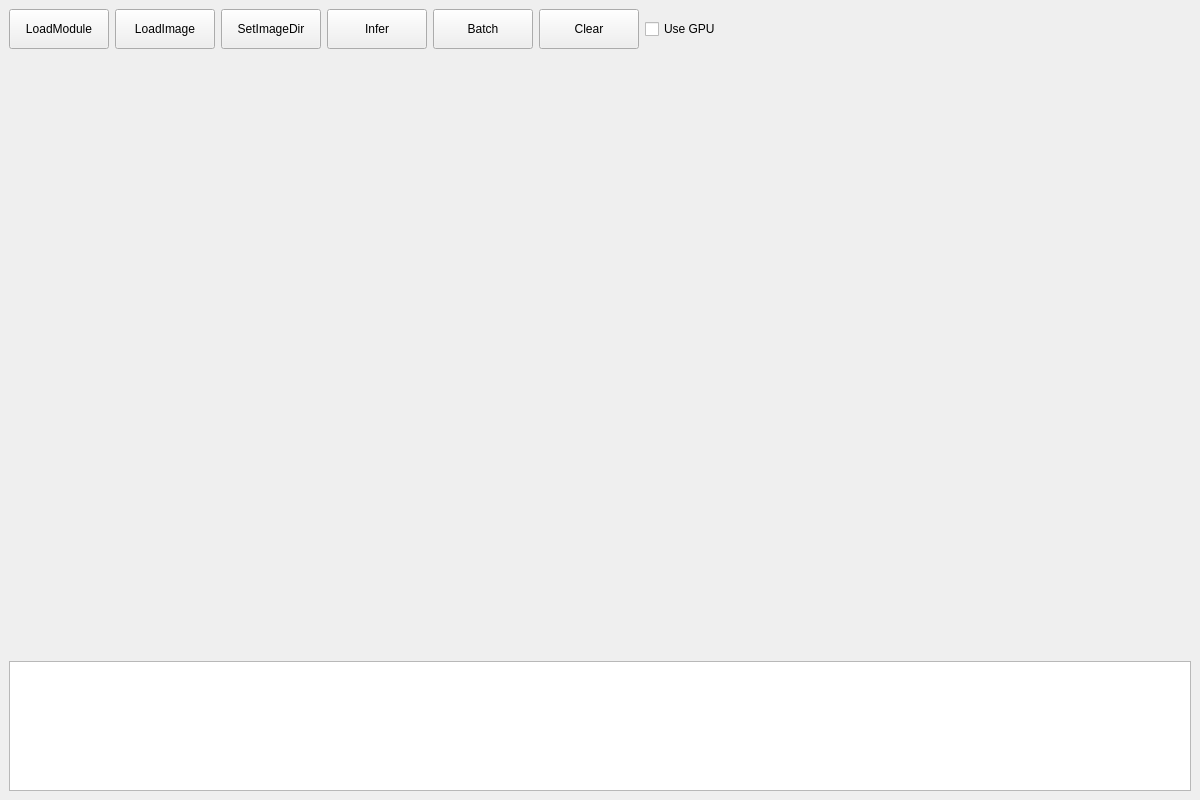
<?xml version="1.0" encoding="UTF-8"?>
<ui version="4.0">
 <class>MainWindow</class>
 <widget class="QMainWindow" name="MainWindow">
  <property name="geometry">
   <rect>
    <x>0</x>
    <y>0</y>
    <width>1200</width>
    <height>800</height>
   </rect>
  </property>
  <property name="windowTitle">
   <string>MainWindow</string>
  </property>
  <widget class="QWidget" name="centralwidget">
   <layout class="QGridLayout" name="gridLayout">
    <item row="0" column="0">
     <widget class="QPushButton" name="btn_loadModule">
      <property name="minimumSize">
       <size>
        <width>100</width>
        <height>40</height>
       </size>
      </property>
      <property name="text">
       <string>LoadModule</string>
      </property>
     </widget>
    </item>
    <item row="0" column="1">
     <widget class="QPushButton" name="btn_loadImage">
      <property name="minimumSize">
       <size>
        <width>100</width>
        <height>40</height>
       </size>
      </property>
      <property name="text">
       <string>LoadImage</string>
      </property>
     </widget>
    </item>
    <item row="0" column="2">
     <widget class="QPushButton" name="btn_setImageDir">
      <property name="minimumSize">
       <size>
        <width>100</width>
        <height>40</height>
       </size>
      </property>
      <property name="text">
       <string>SetImageDir</string>
      </property>
     </widget>
    </item>
    <item row="0" column="3">
     <widget class="QPushButton" name="btn_infer">
      <property name="minimumSize">
       <size>
        <width>100</width>
        <height>40</height>
       </size>
      </property>
      <property name="text">
       <string>Infer</string>
      </property>
     </widget>
    </item>
    <item row="0" column="4">
     <widget class="QPushButton" name="btn_Batch">
      <property name="minimumSize">
       <size>
        <width>100</width>
        <height>40</height>
       </size>
      </property>
      <property name="text">
       <string>Batch</string>
      </property>
     </widget>
    </item>
    <item row="0" column="5">
     <widget class="QPushButton" name="btn_Clear">
      <property name="minimumSize">
       <size>
        <width>100</width>
        <height>40</height>
       </size>
      </property>
      <property name="text">
       <string>Clear</string>
      </property>
     </widget>
    </item>
    <item row="0" column="6">
     <widget class="QCheckBox" name="ckb_useGPU">
      <property name="text">
       <string>Use GPU</string>
      </property>
     </widget>
    </item>
    <item row="0" column="7">
     <spacer name="horizontalSpacer">
      <property name="orientation">
       <enum>Qt::Horizontal</enum>
      </property>
      <property name="sizeHint" stdset="0">
       <size>
        <width>472</width>
        <height>20</height>
       </size>
      </property>
     </spacer>
    </item>
    <item row="1" column="0" colspan="8">
     <widget class="QLabel" name="lbl_image">
      <property name="minimumSize">
       <size>
        <width>800</width>
        <height>600</height>
       </size>
      </property>
      <property name="text">
       <string/>
      </property>
      <property name="alignment">
       <set>Qt::AlignCenter</set>
      </property>
     </widget>
    </item>
    <item row="2" column="0" colspan="8">
     <widget class="QTextEdit" name="ted_log"/>
    </item>
   </layout>
  </widget>
 </widget>
 <resources/>
 <connections/>
</ui>
